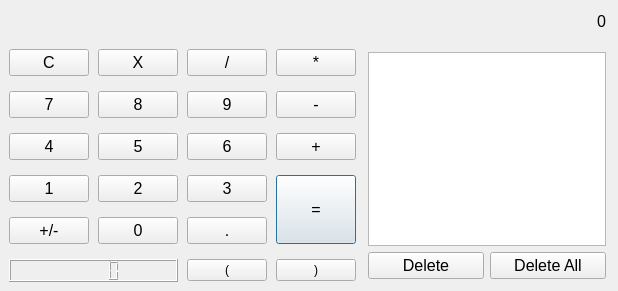
<?xml version="1.0" encoding="UTF-8"?>
<ui version="4.0">
 <class>Dialog</class>
 <widget class="QDialog" name="Dialog">
  <property name="geometry">
   <rect>
    <x>0</x>
    <y>0</y>
    <width>618</width>
    <height>291</height>
   </rect>
  </property>
  <property name="sizePolicy">
   <sizepolicy hsizetype="Fixed" vsizetype="Fixed">
    <horstretch>0</horstretch>
    <verstretch>0</verstretch>
   </sizepolicy>
  </property>
  <property name="windowTitle">
   <string>Dialog</string>
  </property>
  <layout class="QGridLayout" name="gridLayout_6">
   <property name="leftMargin">
    <number>9</number>
   </property>
   <property name="topMargin">
    <number>3</number>
   </property>
   <property name="rightMargin">
    <number>3</number>
   </property>
   <property name="bottomMargin">
    <number>3</number>
   </property>
   <property name="spacing">
    <number>3</number>
   </property>
   <item row="0" column="0">
    <layout class="QGridLayout" name="gridLayout_5">
     <property name="spacing">
      <number>3</number>
     </property>
     <item row="0" column="0" colspan="2">
      <widget class="QWidget" name="widget_4" native="true">
       <layout class="QGridLayout" name="gridLayout_4">
        <item row="0" column="0">
         <widget class="QLabel" name="displaycalculator">
          <property name="font">
           <font>
            <pointsize>12</pointsize>
           </font>
          </property>
          <property name="layoutDirection">
           <enum>Qt::LeftToRight</enum>
          </property>
          <property name="text">
           <string>0</string>
          </property>
          <property name="alignment">
           <set>Qt::AlignRight|Qt::AlignTrailing|Qt::AlignVCenter</set>
          </property>
         </widget>
        </item>
       </layout>
      </widget>
     </item>
     <item row="1" column="0">
      <widget class="QWidget" name="widget" native="true">
       <layout class="QGridLayout" name="gridLayout">
        <property name="sizeConstraint">
         <enum>QLayout::SetDefaultConstraint</enum>
        </property>
        <property name="leftMargin">
         <number>0</number>
        </property>
        <property name="topMargin">
         <number>0</number>
        </property>
        <property name="rightMargin">
         <number>0</number>
        </property>
        <property name="bottomMargin">
         <number>0</number>
        </property>
        <property name="spacing">
         <number>9</number>
        </property>
        <item row="4" column="3" rowspan="2">
         <widget class="QPushButton" name="equalsymbol">
          <property name="sizePolicy">
           <sizepolicy hsizetype="Minimum" vsizetype="Minimum">
            <horstretch>0</horstretch>
            <verstretch>0</verstretch>
           </sizepolicy>
          </property>
          <property name="font">
           <font>
            <pointsize>12</pointsize>
           </font>
          </property>
          <property name="text">
           <string>=</string>
          </property>
         </widget>
        </item>
        <item row="0" column="3">
         <widget class="QPushButton" name="mulsymbol">
          <property name="font">
           <font>
            <pointsize>12</pointsize>
           </font>
          </property>
          <property name="text">
           <string>*</string>
          </property>
         </widget>
        </item>
        <item row="0" column="0">
         <widget class="QPushButton" name="delsymbol">
          <property name="font">
           <font>
            <pointsize>12</pointsize>
           </font>
          </property>
          <property name="text">
           <string>C</string>
          </property>
         </widget>
        </item>
        <item row="0" column="1">
         <widget class="QPushButton" name="delonebyone">
          <property name="font">
           <font>
            <pointsize>12</pointsize>
           </font>
          </property>
          <property name="text">
           <string>X</string>
          </property>
         </widget>
        </item>
        <item row="0" column="2">
         <widget class="QPushButton" name="divsymbol">
          <property name="font">
           <font>
            <pointsize>12</pointsize>
           </font>
          </property>
          <property name="text">
           <string>/</string>
          </property>
         </widget>
        </item>
        <item row="1" column="3">
         <widget class="QPushButton" name="subsymbol">
          <property name="font">
           <font>
            <pointsize>12</pointsize>
           </font>
          </property>
          <property name="text">
           <string>-</string>
          </property>
         </widget>
        </item>
        <item row="5" column="2">
         <widget class="QPushButton" name="dotbutton">
          <property name="font">
           <font>
            <pointsize>12</pointsize>
           </font>
          </property>
          <property name="text">
           <string>.</string>
          </property>
         </widget>
        </item>
        <item row="2" column="2">
         <widget class="QPushButton" name="button6">
          <property name="font">
           <font>
            <pointsize>12</pointsize>
           </font>
          </property>
          <property name="text">
           <string>6</string>
          </property>
         </widget>
        </item>
        <item row="4" column="0">
         <widget class="QPushButton" name="button1">
          <property name="font">
           <font>
            <pointsize>12</pointsize>
           </font>
          </property>
          <property name="text">
           <string>1</string>
          </property>
         </widget>
        </item>
        <item row="1" column="0">
         <widget class="QPushButton" name="button7">
          <property name="font">
           <font>
            <pointsize>12</pointsize>
           </font>
          </property>
          <property name="text">
           <string>7</string>
          </property>
         </widget>
        </item>
        <item row="4" column="1">
         <widget class="QPushButton" name="button2">
          <property name="font">
           <font>
            <pointsize>12</pointsize>
           </font>
          </property>
          <property name="text">
           <string>2</string>
          </property>
         </widget>
        </item>
        <item row="1" column="1">
         <widget class="QPushButton" name="button8">
          <property name="font">
           <font>
            <pointsize>12</pointsize>
           </font>
          </property>
          <property name="text">
           <string>8</string>
          </property>
         </widget>
        </item>
        <item row="2" column="0">
         <widget class="QPushButton" name="button4">
          <property name="font">
           <font>
            <pointsize>12</pointsize>
           </font>
          </property>
          <property name="text">
           <string>4</string>
          </property>
         </widget>
        </item>
        <item row="2" column="3">
         <widget class="QPushButton" name="addsymbol">
          <property name="font">
           <font>
            <pointsize>12</pointsize>
           </font>
          </property>
          <property name="text">
           <string>+</string>
          </property>
         </widget>
        </item>
        <item row="2" column="1">
         <widget class="QPushButton" name="button5">
          <property name="font">
           <font>
            <pointsize>12</pointsize>
           </font>
          </property>
          <property name="text">
           <string>5</string>
          </property>
         </widget>
        </item>
        <item row="4" column="2">
         <widget class="QPushButton" name="button3">
          <property name="font">
           <font>
            <pointsize>12</pointsize>
           </font>
          </property>
          <property name="text">
           <string>3</string>
          </property>
         </widget>
        </item>
        <item row="1" column="2">
         <widget class="QPushButton" name="button9">
          <property name="font">
           <font>
            <pointsize>12</pointsize>
           </font>
          </property>
          <property name="text">
           <string>9</string>
          </property>
         </widget>
        </item>
        <item row="6" column="0" colspan="2">
         <widget class="QLCDNumber" name="timelable">
          <property name="sizePolicy">
           <sizepolicy hsizetype="Minimum" vsizetype="Minimum">
            <horstretch>0</horstretch>
            <verstretch>0</verstretch>
           </sizepolicy>
          </property>
          <property name="font">
           <font>
            <pointsize>12</pointsize>
           </font>
          </property>
         </widget>
        </item>
        <item row="5" column="1">
         <widget class="QPushButton" name="button0">
          <property name="font">
           <font>
            <pointsize>12</pointsize>
           </font>
          </property>
          <property name="text">
           <string>0</string>
          </property>
         </widget>
        </item>
        <item row="5" column="0">
         <widget class="QPushButton" name="minusbutton">
          <property name="sizePolicy">
           <sizepolicy hsizetype="Minimum" vsizetype="Minimum">
            <horstretch>0</horstretch>
            <verstretch>0</verstretch>
           </sizepolicy>
          </property>
          <property name="font">
           <font>
            <pointsize>12</pointsize>
           </font>
          </property>
          <property name="text">
           <string>+/-</string>
          </property>
         </widget>
        </item>
        <item row="6" column="2">
         <widget class="QPushButton" name="parentheses1">
          <property name="text">
           <string>(</string>
          </property>
         </widget>
        </item>
        <item row="6" column="3">
         <widget class="QPushButton" name="parentheses2">
          <property name="text">
           <string>)</string>
          </property>
         </widget>
        </item>
       </layout>
      </widget>
     </item>
     <item row="1" column="1">
      <widget class="QWidget" name="widget_2" native="true">
       <layout class="QGridLayout" name="gridLayout_2">
        <item row="0" column="0" colspan="2">
         <widget class="QListWidget" name="historylistwidget">
          <property name="font">
           <font>
            <pointsize>12</pointsize>
           </font>
          </property>
         </widget>
        </item>
        <item row="1" column="0">
         <widget class="QPushButton" name="delbutton">
          <property name="font">
           <font>
            <pointsize>12</pointsize>
           </font>
          </property>
          <property name="text">
           <string>Delete</string>
          </property>
         </widget>
        </item>
        <item row="1" column="1">
         <widget class="QPushButton" name="delallbutton">
          <property name="font">
           <font>
            <pointsize>12</pointsize>
           </font>
          </property>
          <property name="text">
           <string>Delete All</string>
          </property>
         </widget>
        </item>
       </layout>
      </widget>
     </item>
    </layout>
   </item>
  </layout>
 </widget>
 <resources/>
 <connections>
  <connection>
   <sender>delsymbol</sender>
   <signal>clicked()</signal>
   <receiver>displaycalculator</receiver>
   <slot>clear()</slot>
   <hints>
    <hint type="sourcelabel">
     <x>92</x>
     <y>99</y>
    </hint>
    <hint type="destinationlabel">
     <x>179</x>
     <y>65</y>
    </hint>
   </hints>
  </connection>
 </connections>
</ui>
